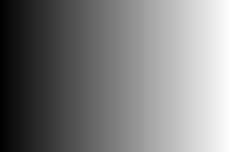
<?xml version="1.0" encoding="UTF-8"?>
<ui version="4.0">
 <class>MovieDisplay</class>
 <widget class="QDialog" name="MovieDisplay">
  <property name="geometry">
   <rect>
    <x>0</x>
    <y>0</y>
    <width>232</width>
    <height>152</height>
   </rect>
  </property>
  <property name="windowTitle">
   <string>Good Job</string>
  </property>
  <property name="styleSheet">
   <string notr="true">background-color: qlineargradient(spread:pad, x1:0, y1:0, x2:1, y2:0, stop:0 rgba(0, 0, 0, 255), stop:1 rgba(255, 255, 255, 255));</string>
  </property>
 </widget>
 <resources/>
 <connections/>
</ui>
